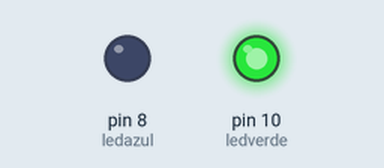
Simulated run of this sketch. Board: Arduino Uno, built with avr-gcc and run on an emulated ATmega328P. Shown: output pins drawn as LEDs (lit = HIGH).

Above: at 0.1 s.
Timing chart, 0 to 1.6 s (numbered marks = the images above):
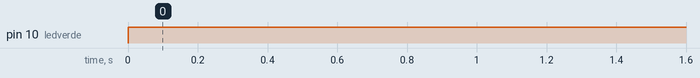

Measured:
- by itself, pin 10 (ledverde): LOW → HIGH at 0.00 s

The sketch:

Hito1.8.ino
```cpp
int a=8;
int b=24;
int ledazul=8;
int ledverde=10;

void setup()
{
  pinMode(ledazul, OUTPUT);
  pinMode(ledverde, OUTPUT);
  Serial.begin(9600);
}

void loop()
{
  if(a>=b){
    digitalWrite(ledazul,HIGH);
  }
  else{
    digitalWrite(ledverde,HIGH);
  }
}
```
